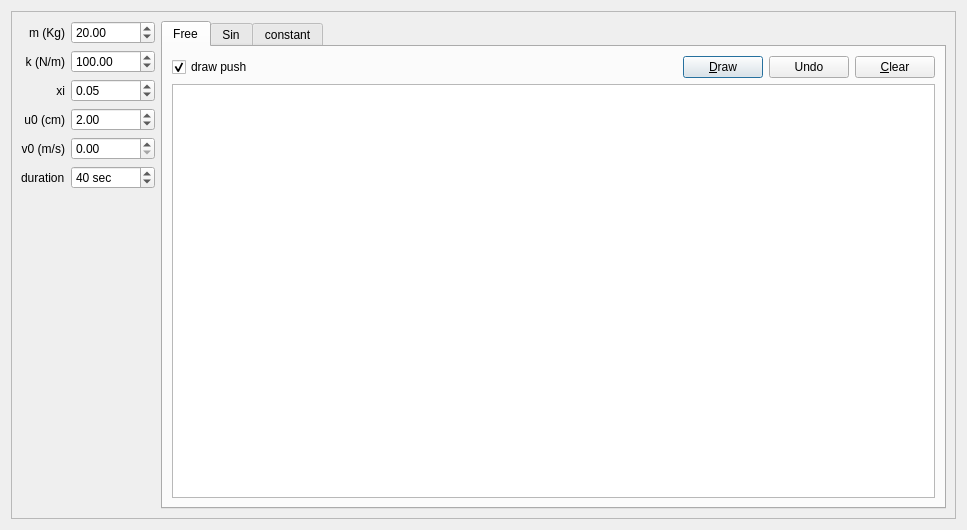
<?xml version="1.0" encoding="UTF-8"?>
<ui version="4.0">
 <class>Dialog</class>
 <widget class="QDialog" name="Dialog">
  <property name="geometry">
   <rect>
    <x>0</x>
    <y>0</y>
    <width>967</width>
    <height>530</height>
   </rect>
  </property>
  <property name="windowTitle">
   <string>Dialog</string>
  </property>
  <layout class="QHBoxLayout" name="horizontalLayout_2">
   <item>
    <widget class="QFrame" name="frame">
     <property name="frameShape">
      <enum>QFrame::StyledPanel</enum>
     </property>
     <property name="frameShadow">
      <enum>QFrame::Raised</enum>
     </property>
     <layout class="QHBoxLayout" name="horizontalLayout">
      <item>
       <layout class="QGridLayout" name="gridLayout">
        <item row="3" column="0">
         <widget class="QLabel" name="label_5">
          <property name="layoutDirection">
           <enum>Qt::LeftToRight</enum>
          </property>
          <property name="text">
           <string>u0 (cm)</string>
          </property>
          <property name="alignment">
           <set>Qt::AlignRight|Qt::AlignTrailing|Qt::AlignVCenter</set>
          </property>
         </widget>
        </item>
        <item row="0" column="0">
         <widget class="QLabel" name="label">
          <property name="layoutDirection">
           <enum>Qt::LeftToRight</enum>
          </property>
          <property name="text">
           <string>m (Kg)</string>
          </property>
          <property name="alignment">
           <set>Qt::AlignRight|Qt::AlignTrailing|Qt::AlignVCenter</set>
          </property>
         </widget>
        </item>
        <item row="1" column="1">
         <widget class="QDoubleSpinBox" name="k_spinbox">
          <property name="maximum">
           <double>100000.000000000000000</double>
          </property>
          <property name="value">
           <double>100.000000000000000</double>
          </property>
         </widget>
        </item>
        <item row="2" column="0">
         <widget class="QLabel" name="label_3">
          <property name="layoutDirection">
           <enum>Qt::LeftToRight</enum>
          </property>
          <property name="text">
           <string>xi</string>
          </property>
          <property name="alignment">
           <set>Qt::AlignRight|Qt::AlignTrailing|Qt::AlignVCenter</set>
          </property>
         </widget>
        </item>
        <item row="2" column="1">
         <widget class="QDoubleSpinBox" name="xi_spinbox">
          <property name="maximum">
           <double>1.000000000000000</double>
          </property>
          <property name="singleStep">
           <double>0.010000000000000</double>
          </property>
          <property name="value">
           <double>0.050000000000000</double>
          </property>
         </widget>
        </item>
        <item row="3" column="1">
         <widget class="QDoubleSpinBox" name="u0_spinbox">
          <property name="singleStep">
           <double>0.100000000000000</double>
          </property>
          <property name="value">
           <double>2.000000000000000</double>
          </property>
         </widget>
        </item>
        <item row="4" column="0">
         <widget class="QLabel" name="label_6">
          <property name="layoutDirection">
           <enum>Qt::LeftToRight</enum>
          </property>
          <property name="text">
           <string>v0 (m/s)</string>
          </property>
          <property name="alignment">
           <set>Qt::AlignRight|Qt::AlignTrailing|Qt::AlignVCenter</set>
          </property>
         </widget>
        </item>
        <item row="4" column="1">
         <widget class="QDoubleSpinBox" name="v0_spinbox">
          <property name="singleStep">
           <double>0.100000000000000</double>
          </property>
         </widget>
        </item>
        <item row="5" column="0">
         <widget class="QLabel" name="label_4">
          <property name="text">
           <string>duration</string>
          </property>
         </widget>
        </item>
        <item row="5" column="1">
         <widget class="QSpinBox" name="duration_spinbox">
          <property name="suffix">
           <string> sec</string>
          </property>
          <property name="maximum">
           <number>999</number>
          </property>
          <property name="singleStep">
           <number>5</number>
          </property>
          <property name="value">
           <number>40</number>
          </property>
         </widget>
        </item>
        <item row="0" column="1">
         <widget class="QDoubleSpinBox" name="m_spinbox">
          <property name="value">
           <double>20.000000000000000</double>
          </property>
         </widget>
        </item>
        <item row="1" column="0">
         <widget class="QLabel" name="label_2">
          <property name="layoutDirection">
           <enum>Qt::LeftToRight</enum>
          </property>
          <property name="text">
           <string>k (N/m)</string>
          </property>
          <property name="alignment">
           <set>Qt::AlignRight|Qt::AlignTrailing|Qt::AlignVCenter</set>
          </property>
         </widget>
        </item>
        <item row="8" column="0" colspan="2">
         <spacer name="verticalSpacer">
          <property name="orientation">
           <enum>Qt::Vertical</enum>
          </property>
          <property name="sizeHint" stdset="0">
           <size>
            <width>20</width>
            <height>40</height>
           </size>
          </property>
         </spacer>
        </item>
       </layout>
      </item>
      <item>
       <widget class="QTabWidget" name="tabWidget">
        <property name="currentIndex">
         <number>0</number>
        </property>
        <widget class="QWidget" name="tab">
         <attribute name="title">
          <string>Free</string>
         </attribute>
         <layout class="QVBoxLayout" name="verticalLayout_2">
          <item>
           <layout class="QHBoxLayout" name="horizontalLayout_3">
            <item>
             <widget class="QCheckBox" name="push_checkbox">
              <property name="text">
               <string>draw push</string>
              </property>
              <property name="checked">
               <bool>true</bool>
              </property>
             </widget>
            </item>
            <item>
             <spacer name="horizontalSpacer_2">
              <property name="orientation">
               <enum>Qt::Horizontal</enum>
              </property>
              <property name="sizeHint" stdset="0">
               <size>
                <width>40</width>
                <height>20</height>
               </size>
              </property>
             </spacer>
            </item>
            <item>
             <widget class="QPushButton" name="draw_free_button">
              <property name="text">
               <string>&amp;Draw</string>
              </property>
              <property name="icon">
               <iconset resource="../resource.qrc">
                <normaloff>:/dynamic/images/select.png</normaloff>:/dynamic/images/select.png</iconset>
              </property>
             </widget>
            </item>
            <item>
             <widget class="QPushButton" name="free_undo_button">
              <property name="text">
               <string>Undo</string>
              </property>
              <property name="icon">
               <iconset resource="../resource.qrc">
                <normaloff>:/dynamic/images/undo.png</normaloff>:/dynamic/images/undo.png</iconset>
              </property>
             </widget>
            </item>
            <item>
             <widget class="QPushButton" name="clear_free_button">
              <property name="text">
               <string>&amp;Clear</string>
              </property>
              <property name="icon">
               <iconset resource="../resource.qrc">
                <normaloff>:/dynamic/images/clear.svg</normaloff>:/dynamic/images/clear.svg</iconset>
              </property>
             </widget>
            </item>
           </layout>
          </item>
          <item>
           <widget class="PlotWidget" name="fv_plot"/>
          </item>
         </layout>
        </widget>
        <widget class="QWidget" name="tab_2">
         <attribute name="title">
          <string>Sin</string>
         </attribute>
         <layout class="QVBoxLayout" name="verticalLayout">
          <item>
           <layout class="QHBoxLayout" name="horizontalLayout_4">
            <item>
             <widget class="QLabel" name="label_7">
              <property name="layoutDirection">
               <enum>Qt::LeftToRight</enum>
              </property>
              <property name="text">
               <string>P0</string>
              </property>
              <property name="alignment">
               <set>Qt::AlignRight|Qt::AlignTrailing|Qt::AlignVCenter</set>
              </property>
             </widget>
            </item>
            <item>
             <widget class="QDoubleSpinBox" name="p0_spinbox">
              <property name="value">
               <double>20.000000000000000</double>
              </property>
             </widget>
            </item>
            <item>
             <widget class="QLabel" name="label_8">
              <property name="layoutDirection">
               <enum>Qt::LeftToRight</enum>
              </property>
              <property name="text">
               <string>w</string>
              </property>
              <property name="alignment">
               <set>Qt::AlignRight|Qt::AlignTrailing|Qt::AlignVCenter</set>
              </property>
             </widget>
            </item>
            <item>
             <widget class="QDoubleSpinBox" name="w_spinbox">
              <property name="value">
               <double>20.000000000000000</double>
              </property>
             </widget>
            </item>
            <item>
             <widget class="QCheckBox" name="transient_checkbox">
              <property name="text">
               <string>transient</string>
              </property>
              <property name="checked">
               <bool>true</bool>
              </property>
             </widget>
            </item>
            <item>
             <widget class="QCheckBox" name="steady_checkbox">
              <property name="text">
               <string>steady</string>
              </property>
             </widget>
            </item>
            <item>
             <spacer name="horizontalSpacer">
              <property name="orientation">
               <enum>Qt::Horizontal</enum>
              </property>
              <property name="sizeHint" stdset="0">
               <size>
                <width>40</width>
                <height>20</height>
               </size>
              </property>
             </spacer>
            </item>
            <item>
             <widget class="QPushButton" name="draw_sin_button">
              <property name="text">
               <string>&amp;Draw</string>
              </property>
              <property name="icon">
               <iconset resource="../resource.qrc">
                <normaloff>:/dynamic/images/select.png</normaloff>:/dynamic/images/select.png</iconset>
              </property>
             </widget>
            </item>
            <item>
             <widget class="QPushButton" name="sin_undo_button">
              <property name="text">
               <string>Undo</string>
              </property>
              <property name="icon">
               <iconset resource="../resource.qrc">
                <normaloff>:/dynamic/images/undo.png</normaloff>:/dynamic/images/undo.png</iconset>
              </property>
             </widget>
            </item>
            <item>
             <widget class="QPushButton" name="clear_sin_button">
              <property name="text">
               <string>clear</string>
              </property>
              <property name="icon">
               <iconset resource="../resource.qrc">
                <normaloff>:/dynamic/images/clear.svg</normaloff>:/dynamic/images/clear.svg</iconset>
              </property>
             </widget>
            </item>
           </layout>
          </item>
          <item>
           <widget class="PlotWidget" name="sin_plot"/>
          </item>
          <item>
           <widget class="PlotWidget" name="sin_plot2"/>
          </item>
         </layout>
        </widget>
        <widget class="QWidget" name="tab_3">
         <attribute name="title">
          <string>constant</string>
         </attribute>
         <layout class="QVBoxLayout" name="verticalLayout_3">
          <item>
           <layout class="QHBoxLayout" name="horizontalLayout_5">
            <item>
             <widget class="QLabel" name="label_9">
              <property name="layoutDirection">
               <enum>Qt::LeftToRight</enum>
              </property>
              <property name="text">
               <string>P0</string>
              </property>
              <property name="alignment">
               <set>Qt::AlignRight|Qt::AlignTrailing|Qt::AlignVCenter</set>
              </property>
             </widget>
            </item>
            <item>
             <widget class="QDoubleSpinBox" name="cp0_spinbox">
              <property name="value">
               <double>20.000000000000000</double>
              </property>
             </widget>
            </item>
            <item>
             <spacer name="horizontalSpacer_3">
              <property name="orientation">
               <enum>Qt::Horizontal</enum>
              </property>
              <property name="sizeHint" stdset="0">
               <size>
                <width>40</width>
                <height>20</height>
               </size>
              </property>
             </spacer>
            </item>
            <item>
             <widget class="QPushButton" name="draw_constant_button">
              <property name="text">
               <string>&amp;Draw</string>
              </property>
              <property name="icon">
               <iconset resource="../resource.qrc">
                <normaloff>:/dynamic/images/select.png</normaloff>:/dynamic/images/select.png</iconset>
              </property>
             </widget>
            </item>
            <item>
             <widget class="QPushButton" name="constant_undo_button">
              <property name="text">
               <string>Undo</string>
              </property>
              <property name="icon">
               <iconset resource="../resource.qrc">
                <normaloff>:/dynamic/images/undo.png</normaloff>:/dynamic/images/undo.png</iconset>
              </property>
             </widget>
            </item>
            <item>
             <widget class="QPushButton" name="clear_constant_button">
              <property name="text">
               <string>clear</string>
              </property>
              <property name="icon">
               <iconset resource="../resource.qrc">
                <normaloff>:/dynamic/images/clear.svg</normaloff>:/dynamic/images/clear.svg</iconset>
              </property>
             </widget>
            </item>
           </layout>
          </item>
          <item>
           <widget class="PlotWidget" name="constant_plot"/>
          </item>
         </layout>
        </widget>
       </widget>
      </item>
     </layout>
    </widget>
   </item>
  </layout>
 </widget>
 <customwidgets>
  <customwidget>
   <class>PlotWidget</class>
   <extends>QGraphicsView</extends>
   <header>pyqtgraph</header>
  </customwidget>
 </customwidgets>
 <resources>
  <include location="../resource.qrc"/>
 </resources>
 <connections/>
</ui>
